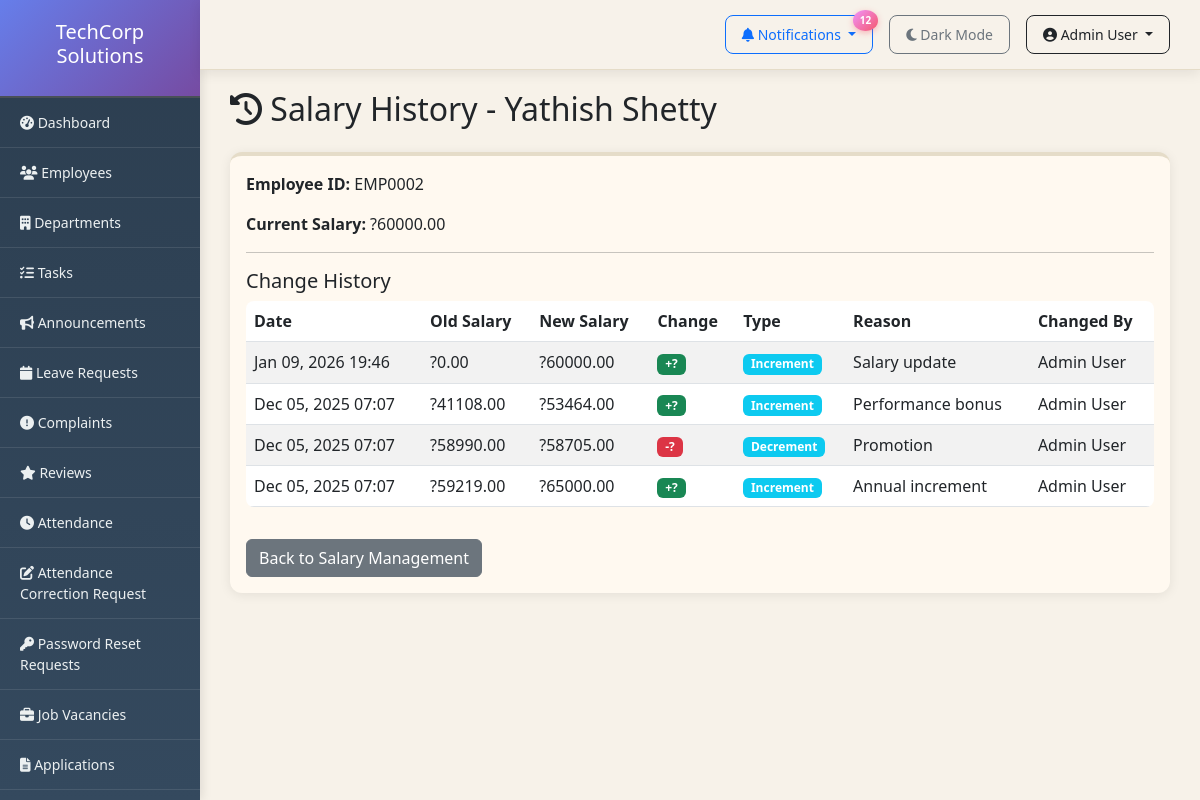
The app's page /admin-panel/salary/1/history/ (signed in) with its own data.
### employees/models.py (models this page shows, shortened)
class Employee(models.Model):
    user = models.OneToOneField(User, on_delete=models.CASCADE)
    employee_id = models.CharField(max_length=20, unique=True)
    department = models.ForeignKey(Department, on_delete=models.SET_NULL, null=True)
    role = models.ForeignKey(Role, on_delete=models.SET_NULL, null=True)
    phone = models.CharField(max_length=15)
    date_of_birth = models.DateField(null=True, blank=True)
    date_joined = models.DateField(default=timezone.now)
    address = models.TextField(blank=True)
    profile_picture = models.ImageField(upload_to='profiles/', blank=True)
    position = models.CharField(max_length=100, blank=True)
    is_manager = models.BooleanField(default=False)
    salary = models.DecimalField(max_digits=10, decimal_places=2, null=True, blank=True)
    theme_preference = models.CharField(max_length=10, choices=[('light', 'Light'), ('dark', 'Dark')], default='light')

class SalaryHistory(models.Model):
    employee = models.ForeignKey(Employee, on_delete=models.CASCADE, related_name='salary_history')
    old_salary = models.DecimalField(max_digits=10, decimal_places=2)
    new_salary = models.DecimalField(max_digits=10, decimal_places=2)
    change_type = models.CharField(max_length=20, choices=[('increment', 'Increment'), ('decrement', 'Decrement'), ('adjustment', 'Adjustment')])
    reason = models.TextField(blank=True)
    changed_by = models.ForeignKey(User, on_delete=models.SET_NULL, null=True, related_name='salary_changes_made')
    changed_at = models.DateTimeField(auto_now_add=True)
    ip_address = models.GenericIPAddressField(null=True, blank=True)
    user_agent = models.TextField(blank=True)
    class Meta:
        ordering = ['-changed_at']
        verbose_name_plural = 'Salary histories'

### employees/views.py (the view)
# urls.py: path('admin-panel/salary/<int:pk>/history/', views.admin_salary_history, name='admin_salary_history'),
@login_required
@user_passes_test(is_admin)
def admin_salary_history(request, pk):
    from .models import Employee, SalaryHistory
    employee = get_object_or_404(Employee, pk=pk)
    history = SalaryHistory.objects.filter(employee=employee).order_by('-changed_at')
    return render(request, 'admin/salary_history.html', {'employee': employee, 'history': history})

### employees/context_processors.py (called while the page is built)
def notifications(request):
    context = {
        'pending_count': 0,
        'leave_count': 0,
        'correction_count': 0,
        'password_reset_count': 0,
    }
    if request.user.is_authenticated and request.user.is_staff:
        leave_count = Leave.objects.filter(status='pending').count()
        correction_count = AttendanceCorrection.objects.filter(status='pending').count()
        password_reset_count = PasswordResetRequest.objects.filter(status='pending').count()
        context.update({
            'leave_count': leave_count,
            'correction_count': correction_count,
            'password_reset_count': password_reset_count,
            'pending_count': leave_count + correction_count + password_reset_count,
        })
    return context

### employees/views.py (called while the page is built)
def is_admin(user):
    return user.is_staff or user.is_superuser

### employees/templates/admin/salary_history.html (shortened to what this page needs)
{% extends 'base.html' %}
{% block content %}
<h2><i class="fas fa-history"></i> Salary History - {{ employee.user.get_full_name }}</h2>
<div class="card mt-4">
    <div class="card-body">
        <p><strong>Employee ID:</strong> {{ employee.employee_id }}</p>
        <p><strong>Current Salary:</strong> ?{{ employee.salary|floatformat:2 }}</p>
        <hr>
        <h5>Change History</h5>
        <div class="table-responsive">
            <table class="table table-striped">
                <thead>
                    <tr>
                        <th>Date</th>
                        <th>Old Salary</th>
                        <th>New Salary</th>
                        <th>Change</th>
                        <th>Type</th>
                        <th>Reason</th>
                        <th>Changed By</th>
                    </tr>
                </thead>
                <tbody>
                    {% for h in history %}
                    <tr>
                        <td>{{ h.changed_at|date:"M d, Y H:i" }}</td>
                        <td>?{{ h.old_salary|floatformat:2 }}</td>
                        <td>?{{ h.new_salary|floatformat:2 }}</td>
                        <td>
                            {% if h.new_salary > h.old_salary %}
                            <span class="badge bg-success">+?{{ h.new_salary|add:"-"|add:h.old_salary|floatformat:2 }}</span>
                            {% else %}
                            <span class="badge bg-danger">-?{{ h.old_salary|add:"-"|add:h.new_salary|floatformat:2 }}</span>
                            {% endif %}
                        </td>
                        <td><span class="badge bg-info">{{ h.get_change_type_display }}</span></td>
                        <td>{{ h.reason|default:"N/A" }}</td>
                        <td>{{ h.changed_by.get_full_name|default:h.changed_by.username }}</td>
                    </tr>
                    {% empty %}
                    <tr><td colspan="7" class="text-center">No salary history found</td></tr>
                    {% endfor %}
                </tbody>
            </table>
        </div>
        <a href="{% url 'admin_salary_management' %}" class="btn btn-secondary mt-3">Back to Salary Management</a>
    </div>
</div>
{% endblock %}

### employees/templates/base.html (shortened to what this page needs)
<!DOCTYPE html>
<html lang="en">
<head>
    <link href="https://cdn.jsdelivr.net/npm/bootstrap@5.3.0/dist/css/bootstrap.min.css" rel="stylesheet">
    <link rel="stylesheet" href="https://cdnjs.cloudflare.com/ajax/libs/font-awesome/6.4.0/css/all.min.css">
</head>
<body>
    <nav class="top-navbar d-flex justify-content-end align-items-center">
        {% if user.is_staff %}
        <div class="dropdown me-3">
            <button class="btn btn-sm btn-outline-primary dropdown-toggle" type="button" data-bs-toggle="dropdown">
                <i class="fas fa-bell"></i> Notifications
                {% if pending_count > 0 %}
                <span class="notification-badge">{{ pending_count }}</span>
                {% endif %}
            </button>
        </div>
        {% endif %}
        <a href="{% url 'toggle_theme' %}" class="btn btn-sm btn-outline-secondary me-3">
            {% if user.is_authenticated and user.employee.theme_preference == 'dark' %}
                <i class="fas fa-sun"></i> Light Mode
            {% else %}
                <i class="fas fa-moon"></i> Dark Mode
            {% endif %}
        </a>
        <div class="dropdown">
            <button class="btn btn-sm btn-outline-dark dropdown-toggle" type="button" data-bs-toggle="dropdown">
                <i class="fas fa-user-circle"></i> {{ user.get_full_name|default:user.username }}
            </button>
        </div>
    </nav>
    <div class="container-fluid">
        <div class="row">
            <div class="col-md-2 sidebar">
                <div class="logo-header">
                    <h5>TechCorp Solutions</h5>
                </div>
                {% if user.is_staff %}
                <a href="{% url 'admin_dashboard' %}"><i class="fas fa-tachometer-alt"></i> Dashboard</a>
                <a href="{% url 'employee_list' %}"><i class="fas fa-users"></i> Employees</a>
                <a href="{% url 'department_list' %}"><i class="fas fa-building"></i> Departments</a>
                <a href="{% url 'task_list' %}"><i class="fas fa-tasks"></i> Tasks</a>
                <a href="{% url 'announcement_list' %}"><i class="fas fa-bullhorn"></i> Announcements</a>
                <a href="{% url 'leave_requests' %}"><i class="fas fa-calendar"></i> Leave Requests</a>
                <a href="{% url 'complaint_list' %}"><i class="fas fa-exclamation-circle"></i> Complaints</a>
                <a href="{% url 'review_list' %}"><i class="fas fa-star"></i> Reviews</a>
                <a href="{% url 'admin_attendance_list' %}"><i class="fas fa-clock"></i> Attendance</a>
                <a href="{% url 'admin_correction_list' %}"><i class="fas fa-edit"></i> Attendance Correction Request</a>
                <a href="{% url 'admin_password_reset_list' %}"><i class="fas fa-key"></i> Password Reset Requests</a>
                <a href="{% url 'vacancy_list' %}"><i class="fas fa-briefcase"></i> Job Vacancies</a>
                <a href="{% url 'application_list' %}"><i class="fas fa-file-alt"></i> Applications</a>
                <a href="{% url 'admin_salary_management' %}"> Salary Management</a>
                {% endif %}
            </div>
            <div class="col-md-10 content">
                {% block content %}{% endblock %}
            </div>
        </div>
    </div>
</body>
</html>

### employees/templates/base.html (style rules this page uses)
* { transition: background-color 0.3s ease, color 0.3s ease; }
body { font-family: 'Segoe UI', Tahoma, Geneva, Verdana, sans-serif; }
.sidebar { position: fixed; top: 0; left: 0; height: 100vh; overflow-y: auto; background: linear-gradient(180deg, #2c3e50 0%, #34495e 100%) !important; padding: 0; width: 16.666667%; box-shadow: 2px 0 10px rgba(0,0,0,0.1); }
.sidebar a { color: #ecf0f1 !important; text-decoration: none; padding: 14px 20px; display: block; border-bottom: 1px solid rgba(255,255,255,0.1); transition: all 0.3s ease; font-size: 14px; }
.sidebar .logo-header { background: linear-gradient(135deg, #667eea 0%, #764ba2 100%) !important; color: white !important; }
.content { padding: 30px; margin-top: 60px; margin-left: 16.666667%; background: #F7F2E9; min-height: calc(100vh - 60px); }
.card { background: #FFF9F0; backdrop-filter: blur(10px); border: none; border-top: 4px solid #E5DCC8; border-radius: 12px; box-shadow: 0 2px 12px rgba(0, 0, 0, 0.08); transition: transform 0.3s ease, box-shadow 0.3s ease; }
.logo-header { background: #2c3e50; color: white; padding: 20px; text-align: center; border-bottom: 2px solid #495057; }
.top-navbar { position: fixed; top: 0; right: 0; left: 16.666667%; z-index: 1000; background: rgba(247, 242, 233, 0.95); border-bottom: 1px solid #E5DCC8; padding: 15px 30px; box-shadow: 0 4px 12px rgba(0,0,0,0.08); backdrop-filter: blur(20px); }
.top-navbar .btn { border-radius: 8px; padding: 8px 16px; font-weight: 500; transition: all 0.3s ease; }
.notification-badge { position: absolute; top: -5px; right: -5px; background: linear-gradient(135deg, #f093fb 0%, #f5576c 100%); color: white; border-radius: 50%; padding: 3px 7px; font-size: 10px; font-weight: bold; box-shadow: 0 2px 6px rgba(245, 87, 108, 0.4); animation: pulse 2s infinite; }
.table { border-radius: 8px; overflow: hidden; }

### records on screen
Employee: user.get_full_name "Yathish Shetty", employee_id "EMP0002", salary "60000.00"
SalaryHistory: changed_at "Jan 09, 2026 19:46", old_salary "0.00", new_salary "60000.00", change_type "Increment", reason "Salary update", changed_by.get_full_name "Admin User"
SalaryHistory: changed_at "Dec 05, 2025 07:07", old_salary "41108.00", new_salary "53464.00", change_type "Increment", reason "Performance bonus", changed_by.get_full_name "Admin User"
SalaryHistory: changed_at "Dec 05, 2025 07:07", old_salary "58990.00", new_salary "58705.00", change_type "Decrement", reason "Promotion", changed_by.get_full_name "Admin User"
SalaryHistory: changed_at "Dec 05, 2025 07:07", old_salary "59219.00", new_salary "65000.00", change_type "Increment", reason "Annual increment", changed_by.get_full_name "Admin User"

### other values on screen
{{ pending_count }} "12"
{{ user.get_full_name|default:user.username }} "Admin User"
